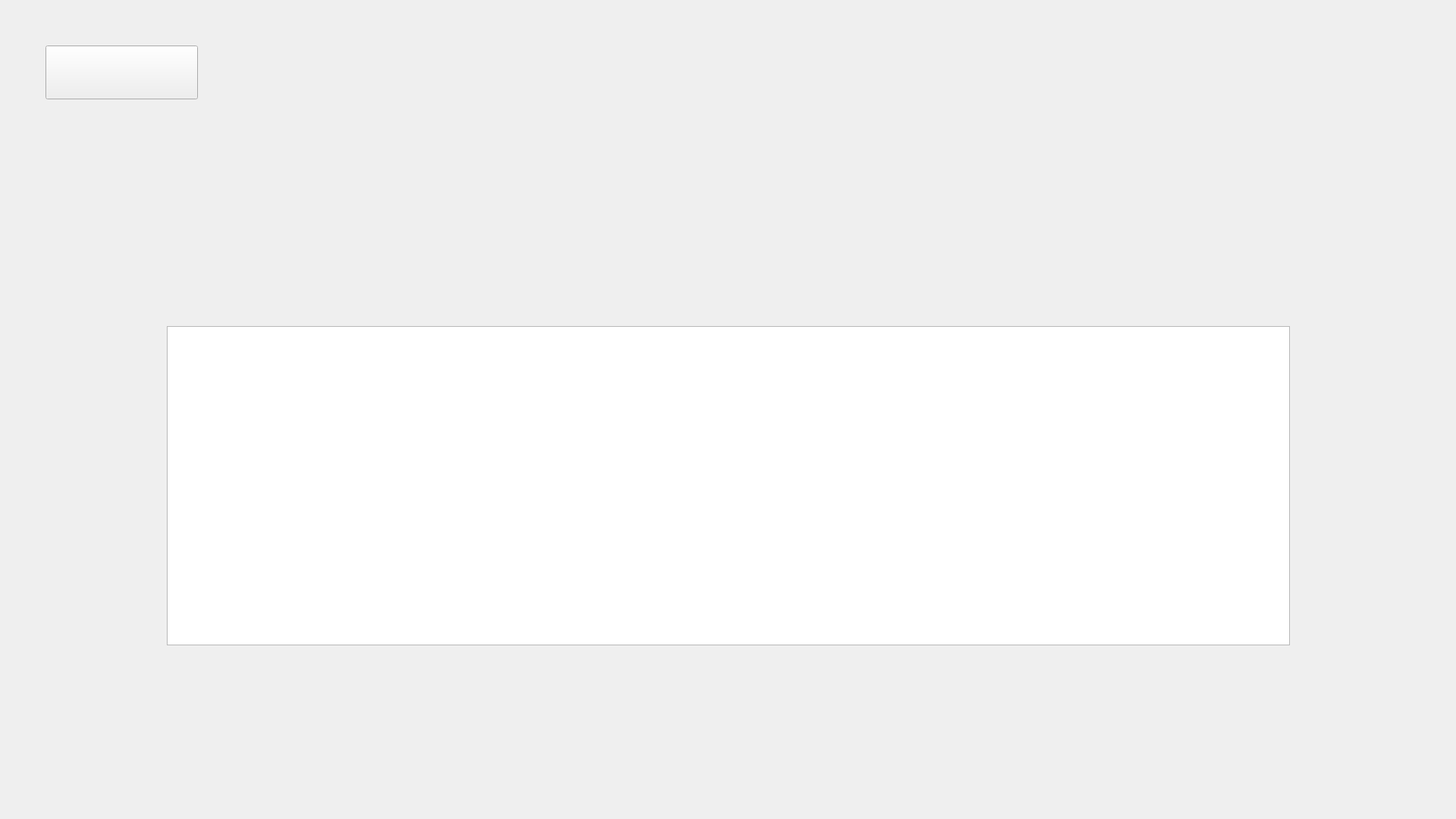
<?xml version="1.0" encoding="UTF-8"?>
<ui version="4.0">
 <class>Form</class>
 <widget class="QWidget" name="Form">
  <property name="geometry">
   <rect>
    <x>0</x>
    <y>0</y>
    <width>1920</width>
    <height>1080</height>
   </rect>
  </property>
  <property name="windowTitle">
   <string>Form</string>
  </property>
  <widget class="QFrame" name="Visualizar_Usuarios">
   <property name="geometry">
    <rect>
     <x>0</x>
     <y>0</y>
     <width>1920</width>
     <height>1080</height>
    </rect>
   </property>
   <property name="styleSheet">
    <string notr="true">QFrame#Visualizar_Usuarios{
border-image: url(&quot;../../assets/DISEÑOS/Visualizar_Usuarios.png&quot;) 0 0 0 0 stretch stretch;
background-color: transparent;
}</string>
   </property>
   <property name="frameShape">
    <enum>QFrame::Shape::StyledPanel</enum>
   </property>
   <property name="frameShadow">
    <enum>QFrame::Shadow::Raised</enum>
   </property>
   <widget class="QPushButton" name="btn_volver">
    <property name="geometry">
     <rect>
      <x>60</x>
      <y>60</y>
      <width>201</width>
      <height>71</height>
     </rect>
    </property>
    <property name="text">
     <string/>
    </property>
   </widget>
   <widget class="QTableView" name="dgv_visualizarusuarios">
    <property name="geometry">
     <rect>
      <x>220</x>
      <y>430</y>
      <width>1481</width>
      <height>421</height>
     </rect>
    </property>
   </widget>
   <widget class="QLabel" name="lbl_totalusuarios">
    <property name="geometry">
     <rect>
      <x>500</x>
      <y>880</y>
      <width>331</width>
      <height>31</height>
     </rect>
    </property>
    <property name="text">
     <string/>
    </property>
   </widget>
  </widget>
 </widget>
 <resources/>
 <connections/>
</ui>
